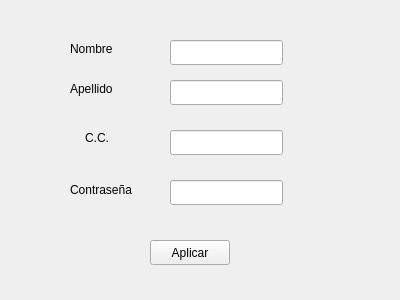
<?xml version="1.0" encoding="UTF-8"?>
<ui version="4.0">
 <class>Datos</class>
 <widget class="QWidget" name="Datos">
  <property name="geometry">
   <rect>
    <x>0</x>
    <y>0</y>
    <width>400</width>
    <height>300</height>
   </rect>
  </property>
  <property name="windowTitle">
   <string>Form</string>
  </property>
  <widget class="QLineEdit" name="lineEdit">
   <property name="geometry">
    <rect>
     <x>170</x>
     <y>40</y>
     <width>113</width>
     <height>25</height>
    </rect>
   </property>
  </widget>
  <widget class="QLineEdit" name="lineEdit_2">
   <property name="geometry">
    <rect>
     <x>170</x>
     <y>80</y>
     <width>113</width>
     <height>25</height>
    </rect>
   </property>
  </widget>
  <widget class="QLineEdit" name="lineEdit_3">
   <property name="geometry">
    <rect>
     <x>170</x>
     <y>130</y>
     <width>113</width>
     <height>25</height>
    </rect>
   </property>
  </widget>
  <widget class="QLineEdit" name="lineEdit_4">
   <property name="geometry">
    <rect>
     <x>170</x>
     <y>180</y>
     <width>113</width>
     <height>25</height>
    </rect>
   </property>
  </widget>
  <widget class="QLabel" name="label">
   <property name="geometry">
    <rect>
     <x>70</x>
     <y>40</y>
     <width>54</width>
     <height>17</height>
    </rect>
   </property>
   <property name="text">
    <string>Nombre</string>
   </property>
  </widget>
  <widget class="QLabel" name="label_2">
   <property name="geometry">
    <rect>
     <x>70</x>
     <y>80</y>
     <width>54</width>
     <height>17</height>
    </rect>
   </property>
   <property name="text">
    <string>Apellido</string>
   </property>
  </widget>
  <widget class="QLabel" name="label_3">
   <property name="geometry">
    <rect>
     <x>70</x>
     <y>130</y>
     <width>54</width>
     <height>17</height>
    </rect>
   </property>
   <property name="text">
    <string>&lt;html&gt;&lt;head/&gt;&lt;body&gt;&lt;p&gt;C.C.&lt;/p&gt;&lt;/body&gt;&lt;/html&gt;</string>
   </property>
   <property name="alignment">
    <set>Qt::AlignCenter</set>
   </property>
  </widget>
  <widget class="QLabel" name="label_4">
   <property name="geometry">
    <rect>
     <x>70</x>
     <y>180</y>
     <width>71</width>
     <height>20</height>
    </rect>
   </property>
   <property name="text">
    <string>Contraseña</string>
   </property>
  </widget>
  <widget class="QPushButton" name="pushButton">
   <property name="geometry">
    <rect>
     <x>150</x>
     <y>240</y>
     <width>80</width>
     <height>25</height>
    </rect>
   </property>
   <property name="text">
    <string>Aplicar</string>
   </property>
  </widget>
 </widget>
 <resources/>
 <connections/>
</ui>
